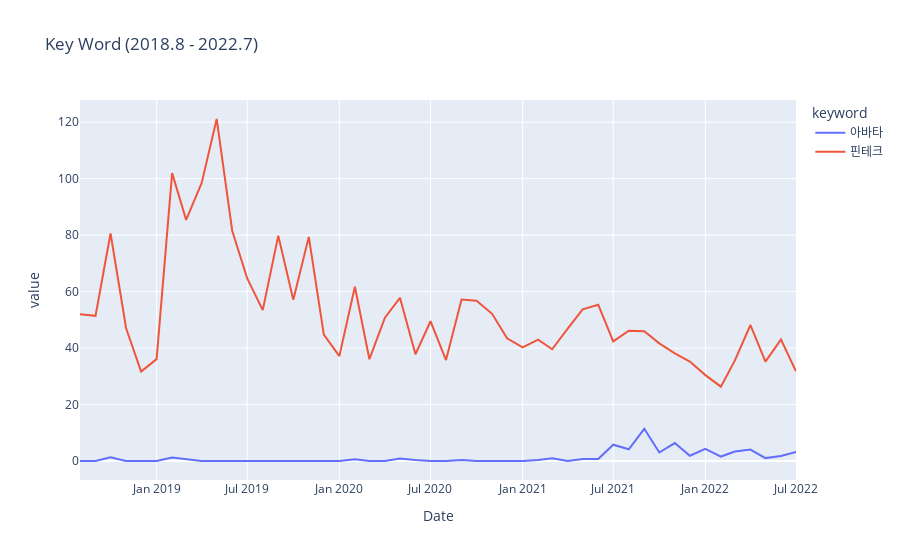

The notebook cell saved with this chart:
### Code cell
srch_wrd = ['빅데이터','핀테크']
# 꺽은선 그래프
df3 = Df4plot(df_ks,srch_wrd)
fig = px.line(
    df3, x="Date", y='value', color="keyword", title="Key Word (2018.8 - 2022.7)"
)
fig.show()
